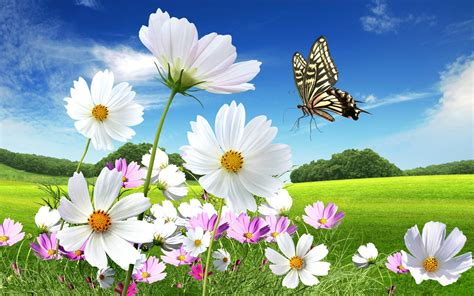
#> input picture image/flower.jpeg, 474 x 296 px, found by its file name
$ python enhancement.py
#> lines starting #> are read from the running program, lines starting #| are printed output that depends on the picture
import matplotlib.pyplot as plt
import os
import numpy as np
import cv2 as cv


def enhancement():
    imgpath=os.path.join(os.getcwd(),'image/flower.jpeg')
    if imgpath is None:
        print("failed to load image")
        return
    bgr=cv.imread(imgpath)
#> bgr is the input picture: shape (296, 474, 3); mean B, G, R 159.4, 164, 136.7
    rgb=bgr[:,:,::-1]
    # Addition or Brightness
    matrix=np.ones(rgb.shape,dtype="uint8")*50
    lighten_img=cv.add(rgb,matrix)
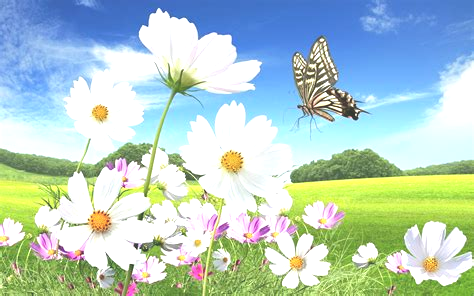
#> lighten_img: shape (296, 474, 3); mean R, G, B 179.7, 205.6, 197.9
    darker_img=cv.subtract(rgb,matrix)
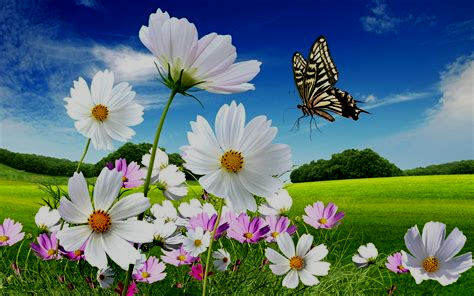
#> darker_img: shape (296, 474, 3); mean R, G, B 89.8, 114.2, 113.7
    plt.figure(figsize=(15,10))
    plt.subplot(5,2,1);plt.title("RGB image");plt.imshow(rgb);

    plt.subplot(5,2,2);plt.title("RGB image");plt.imshow(lighten_img);

    plt.subplot(5,2,3);plt.title("RGB image");plt.imshow(darker_img);

    # Multiplication or Contrast
    matrix1=np.ones(rgb.shape)*0.5
    matrix2=np.ones(rgb.shape)*1.2
    low_contrast = np.uint8(cv.multiply(np.float64(rgb),matrix1))
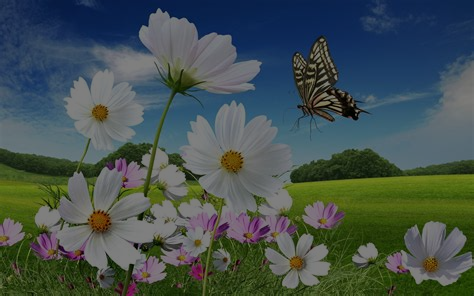
#> low_contrast: shape (296, 474, 3); mean R, G, B 68.1, 81.8, 79.4
    high_contrast=np.uint8(cv.multiply(np.float64(rgb),matrix2))
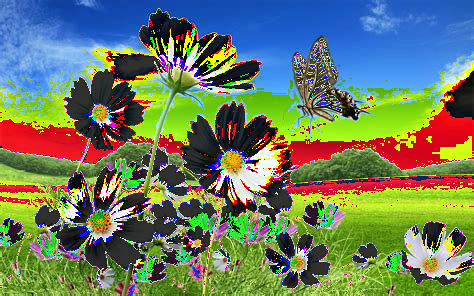
#> high_contrast: shape (296, 474, 3); mean R, G, B 107.9, 123.2, 97.8
    plt.subplot(5,2,4);plt.title("Low Contrast");plt.imshow(low_contrast);
    # The issue is that after multiplying, the values which are already high, are becoming greater than 255. Thus, the overflow issue. How do we overcome this?  #img_rgb_higher = np.uint8(np.clip(cv2.multiply(np.float64(img_rgb), matrix2), 0, 255))
    plt.subplot(5,2,5);plt.title("High Contrast");plt.imshow(high_contrast);
    plt.show()


if __name__=='__main__':
    enhancement()

$ run again, with image/einstein.jpeg copied over image/flower.jpeg
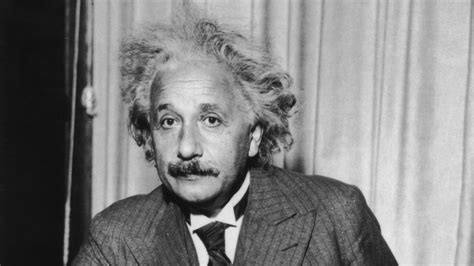
#> input picture image/einstein.jpeg, 474 x 266 px, found by its file name
#> in enhancement, bgr is the input picture: shape (266, 474, 3); min 7, max 240, mean 129.5
#> in enhancement, `low_contrast = np.uint8(cv.multiply(np.float64(rgb),matrix1))`:
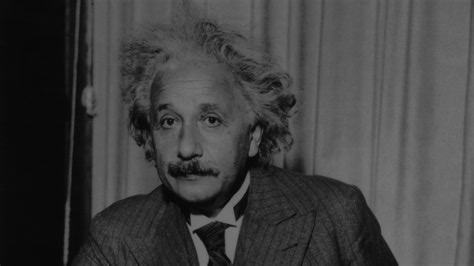
#> low_contrast: shape (266, 474, 3); min 3, max 120, mean 64.5
#> in enhancement, `high_contrast=np.uint8(cv.multiply(np.float64(rgb),matrix2))`:
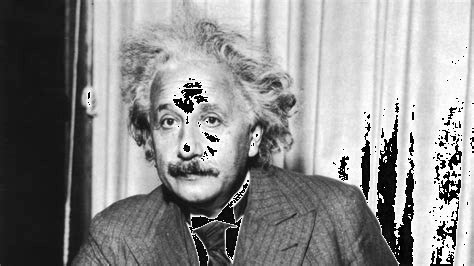
#> high_contrast: shape (266, 474, 3); min 0, max 255, mean 141.3

$ run again, with image/image-3.jpeg copied over image/flower.jpeg
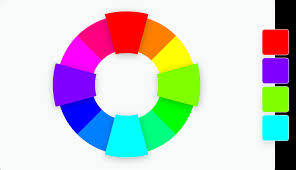
#> input picture image/image-3.jpeg, 296 x 170 px, found by its file name
#> in enhancement, bgr is the input picture: shape (170, 296, 3); mean B, G, R 201.9, 202.5, 201.4
#> in enhancement, `low_contrast = np.uint8(cv.multiply(np.float64(rgb),matrix1))`:
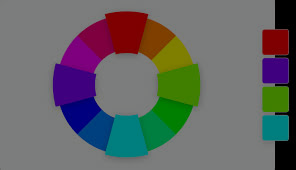
#> low_contrast: shape (170, 296, 3); mean R, G, B 100.3, 100.9, 100.8
#> in enhancement, `high_contrast=np.uint8(cv.multiply(np.float64(rgb),matrix2))`:
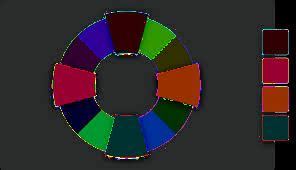
#> high_contrast: shape (170, 296, 3); mean R, G, B 46.6, 42, 41.6
